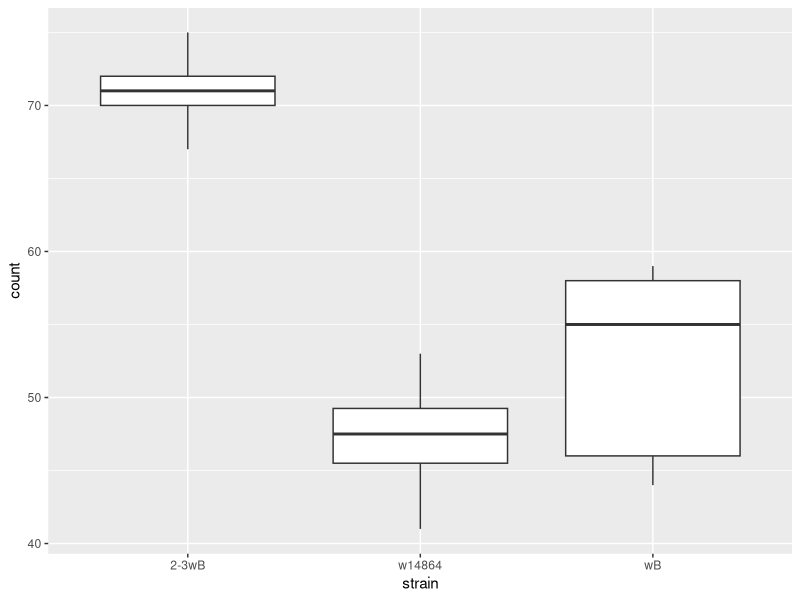
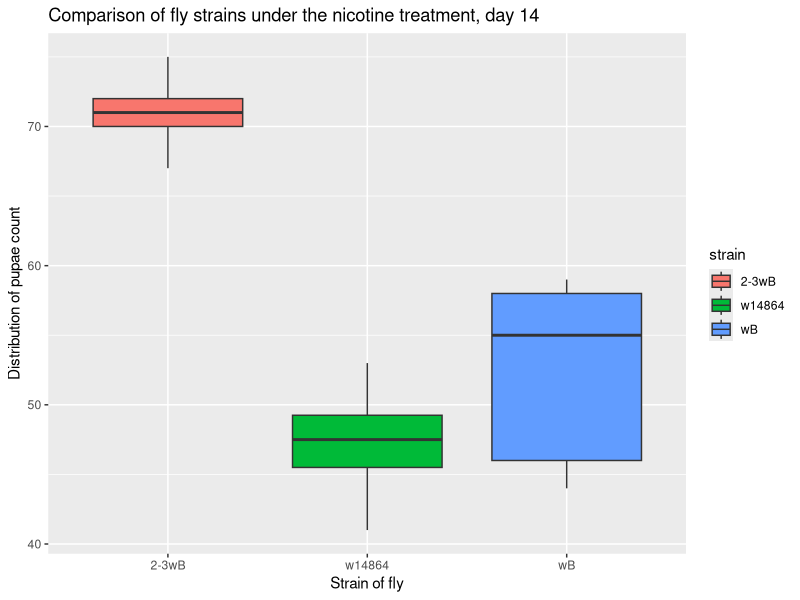
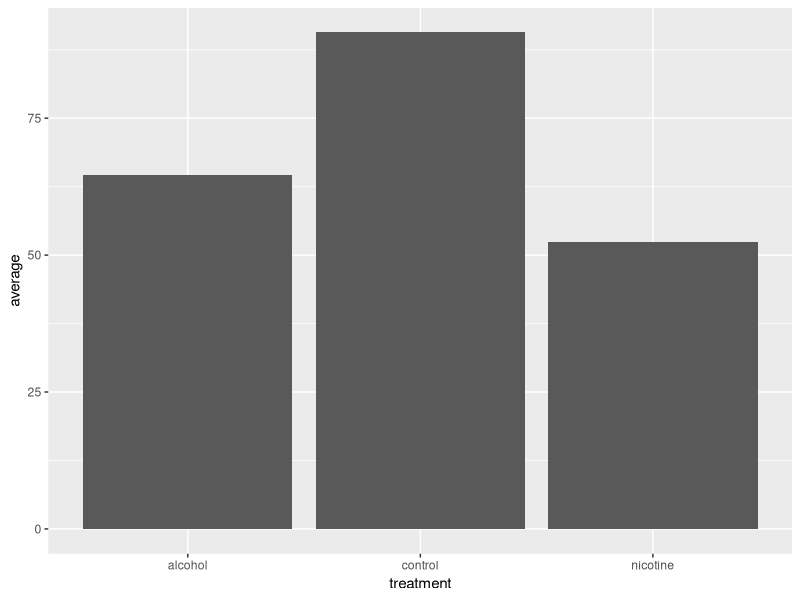
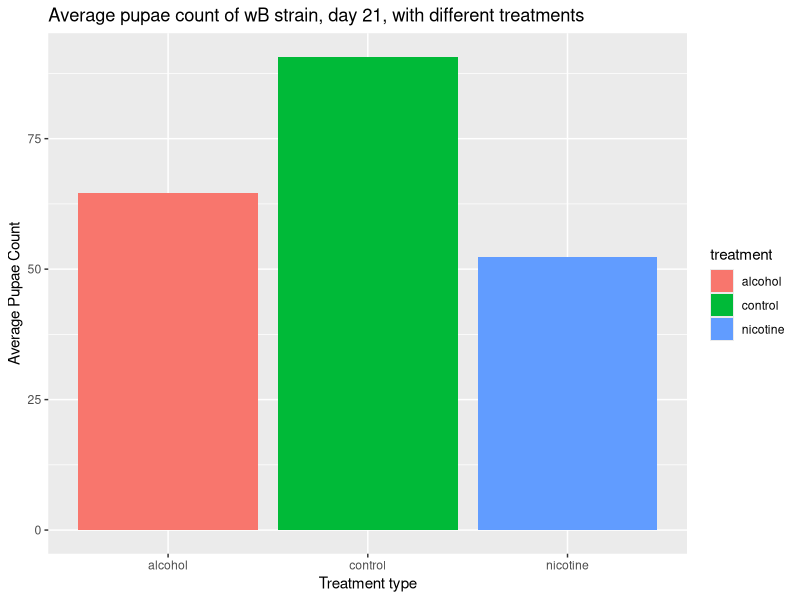
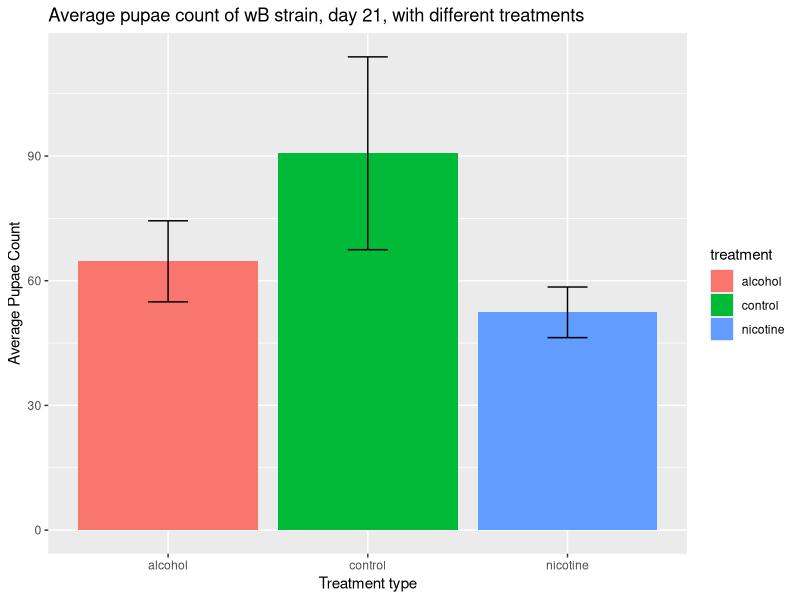
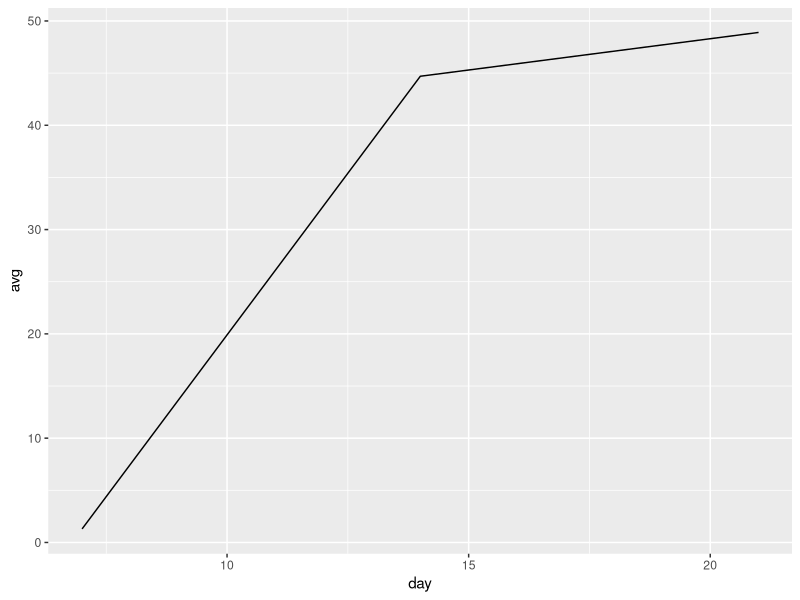
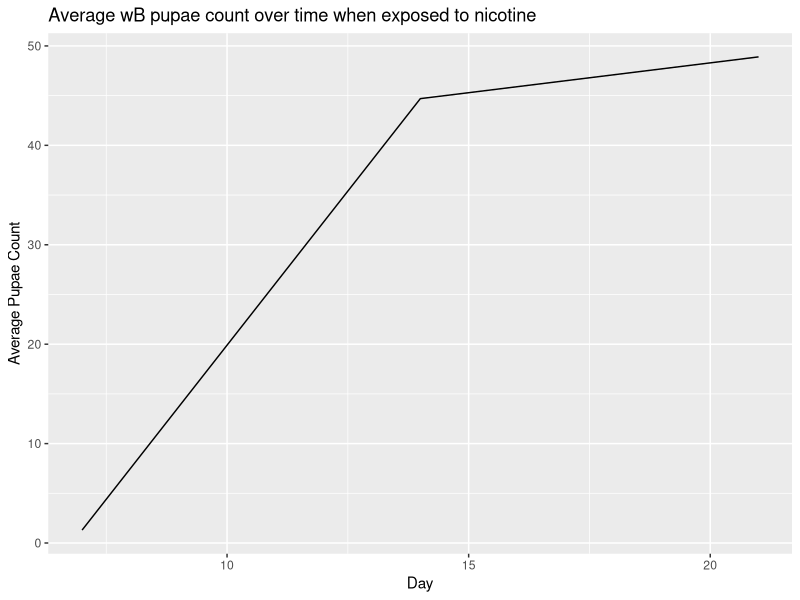
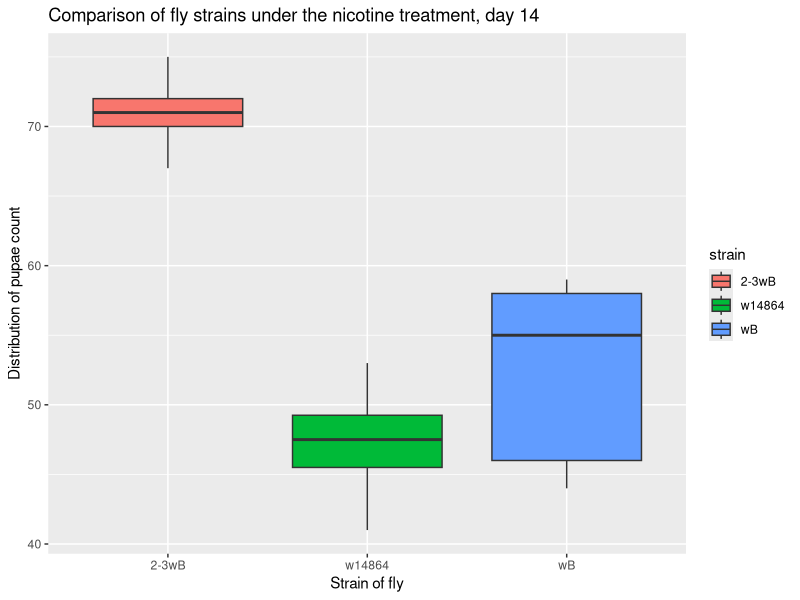

Generate these figures, in order, with R:
## ---- chunk 1
# This is a comment, which can be useful to describe what's happening

#load the tidyverse library

library(tidyverse)


## ---- chunk 2
# The "<-" is used to assign value, sort of like "=" in other languages

sampleData<-read_csv("tidyData.csv")

# Prints sampleData to the screen
sampleData
## ---- chunk 3



## ---- chunk 4
# first define which dataset you're using, with ".data=..."
# then define your conditions. Notice that you use "==".

ex1<-filter(.data=sampleData, stage=="pupae" & day=="14" & treatment=="nicotine" & trial=="1")

# print to screen, to check
ex1


## ---- chunk 5

# Create your variable myEx1 using the filter() function


# Print to the screen to confirm





## ---- chunk 6

ex1BoxPlot<-ggplot(data=ex1, mapping=aes(x=strain, y=count))+
  geom_boxplot()

# components:
# The Data: data=ex1
# The aesthetics: mapping=aes(x=strain, y=count)
# The type of plot: +geom_boxplot

#prints to the screen
ex1BoxPlot

## ---- chunk 7

ex1BoxPlot<-ggplot(data=ex1, mapping=aes(x=strain, y=count, fill=strain))+
  geom_boxplot()+
  labs(x="Strain of fly", y="Distribution of pupae count", title="Comparison of fly strains under the nicotine treatment, day 14")

# components:
# The Data: data=ex1
# The aesthetics: mapping=aes(x=strain, y=count) IMPORTANT: the x and y values must match the column headings of your dataset
# The type of plot: +geom_boxplot

#prints to the screen
ex1BoxPlot

## ---- chunk 8

# specify the filename you want, and which variable contains your plot
ggsave(filename="ex1BoxPlot.jpg", plot=ex1BoxPlot)



## ---- chunk 9

# Print out the data, as a refresher


# Write the ggplot code, assigned to some variable


# print it to the screen 


# Save it using ggsave


## ---- chunk 10
# use the filter function, identifying the original dataset, and adding my conditions

ex2<-filter(.data=sampleData, strain=="wB"& trial=="1" & day=="21")

#print to screen

ex2


## ---- chunk 11




## ---- chunk 12

# This sytax uses the R "pipe" operator, %>%. Think of it as reading "and then...."

# In the 'summarize' function, I'm creating a new column called "average", and setting it equal to the mean of count, per treatment (as determined by group_by).

ex2Data<-ex2 %>% group_by(treatment) %>% summarize(average=mean(count))

ex2Data


## ---- chunk 13

# Expanding 'summarize' to include columns for average, standard deviation, n, upperCI, and lowerCI
# This can all be written in one line, but is a little easier to read this way.

ex2Data<-ex2 %>% group_by(treatment) %>% summarize(
  average=mean(count),
  stdev=sd(count), 
  N=n(),
  upperCI=average+((qnorm(0.975)*stdev)/sqrt(N)),
  lowerCI=average-((qnorm(0.975)*stdev)/sqrt(N))
  )


ex2Data

## ---- chunk 14






## ---- chunk 15

# One difference here is the stat="identity" in geom_bar. This means "use the data I specify in y=, rather than counting the data".

ex2BarPlot<-ggplot(data=ex2Data, mapping=aes(x=treatment, y=average))+
  geom_bar(stat="identity")

ex2BarPlot


## ---- chunk 16


ex2BarPlot<-ggplot(data=ex2Data, mapping=aes(x=treatment, y=average, fill=treatment))+
  geom_bar(stat="identity")+
  labs(x="Treatment type", y="Average Pupae Count", title="Average pupae count of wB strain, day 21, with different treatments")

ex2BarPlot





## ---- chunk 17


ex2BarPlot<-ggplot(data=ex2Data, mapping=aes(x=treatment, y=average, fill=treatment))+
  geom_bar(stat="identity")+
  labs(x="Treatment type", y="Average Pupae Count", title="Average pupae count of wB strain, day 21, with different treatments")+
  geom_errorbar(mapping=aes(ymin = lowerCI, ymax = upperCI), width=0.2)

ex2BarPlot



## ---- chunk 18






## ---- chunk 19

wb1<-filter(.data=sampleData, day=="7" & strain=="wB"& trial=="1" & treatment=="control")

wb1

wb2<-filter(.data=sampleData, day=="7" & strain=="wB"& trial=="2" & treatment=="control")

wb2






## ---- chunk 20

# gets the values in the 'count' column as an array
tr1<-wb1$count

tr2<-wb2$count

# prints out the data
tr1
tr2


## ---- chunk 21

wilcox.test(x=tr1, y=tr2, paired=TRUE)
## ---- chunk 22

wB<-filter(.data=sampleData, day=="7" & treatment=="alcohol" & strain=="wB")

wB

## ---- chunk 23

# create your data subsets for trials 1 & 2


# get the arrays from the 'count' column for each


# run the wilcoxson t-test



## ---- chunk 24

#Data filter:

wbNicotine<-filter(.data=sampleData, strain=="wB" & treatment=="nicotine")

wbNicotine


## ---- chunk 25

wbNicotineReformatted<-wbNicotine %>% group_by(day) %>% summarize(avg=mean(count))

wbNicotineReformatted


## ---- chunk 26

wbLine<-ggplot(data=wbNicotineReformatted, mapping=aes(x=day, y=avg))+
  geom_line()

wbLine



## ---- chunk 27

wbLine<-ggplot(data=wbNicotineReformatted, mapping=aes(x=day, y=avg))+
  geom_line()+
  labs(title="Average wB pupae count over time when exposed to nicotine", y="Average Pupae Count", x="Day")

wbLine



## ---- chunk 28

ggsave(filename="line.jpg", plot=wbLine)


